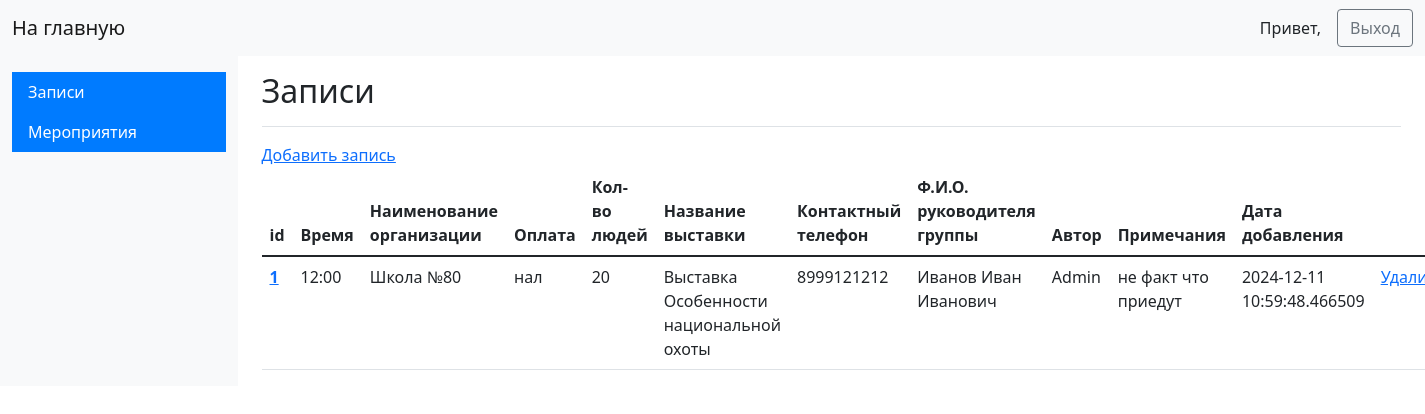
Page /admin/goods/2024-12-21 (signed in) on the committed database.
### app.py (models this page shows, shortened)
class Goods(db.Model):
    __tablename__ = 'goods'
    goods_id = db.Column(name='goods_id', type_=db.Integer(), primary_key=True)
    time = db.Column(db.String(30), nullable=True)
    phone = db.Column(db.String(), nullable=True)
    size_id = db.Column(db.Integer(), nullable=True)
    category_id = db.Column(db.Integer(), nullable=True)
    date = db.Column(db.Integer(), nullable=True)
    peoples = db.Column(db.Integer(), nullable=True)
    orgname = db.Column(db.String(100), nullable=True)
    fio = db.Column(db.String(), nullable=True)
    autor = db.Column(db.String, nullable=False)
    description = db.Column(db.String(), nullable=True)
    created_on = db.Column(db.DateTime(), default=datetime.utcnow)

class Size(db.Model):
    size_id = db.Column(db.Integer, primary_key=True)
    size_name = db.Column(db.String(60), nullable=False)
    created_on = db.Column(db.DateTime(), default=datetime.utcnow)

class Category(db.Model):
    category_id = db.Column(db.Integer, primary_key=True)
    category_name = db.Column(db.String(60), nullable=False)
    created_on = db.Column(db.DateTime(), default=datetime.utcnow)

### app.py (the view)
@app.route('/admin/goods/<string:date>', methods = ['GET'])
def get_good_for_date(date):
    if 'username' not in session:
        return redirect('/admin')
    else:
        goods = Goods.query.filter_by(date=date).all()
        sizes = {}
        categories = {}
        for size in Size.query.order_by(desc(Size.created_on)).all():
            sizes.update({size.size_id: size.size_name})
        for category in Category.query.order_by(desc(Category.created_on)).all():
            categories.update({category.category_id: category.category_name})
        return render_template('goodcard.html', goods=goods,sizes=sizes,categories=categories)

### app.py (called while the page is built)
@login.user_loader
def load_user(id):
    return db.session.get(Admin, int(id))

### templates/goodcard.html
{% extends 'base_admin.html' %}
{% block content %}
        <main class="col-md-9 ms-sm-auto col-lg-10 px-md-4">
            <div class="d-flex justify-content-between flex-wrap flex-md-nowrap align-items-center pt-3 pb-2 mb-3 border-bottom">
                <h1 class="h2">Записи</h1>
            </div>
            <a href="/admin/goods/add">Добавить запись</a>
            <table class="table">
              <thead class="thead-dark">
                <tr>
                  <th scope="col">id</th>
                  <th scope="col">Время</th>
                  <th scope="col">Наименование организации</th>
                  <th scope="col">Оплата</th>
                  <th scope="col">Кол-во людей</th>
                  <th scope="col">Название выставки</th>
                  <th scope="col">Контактный телефон</th>
                  <th scope="col">Ф.И.О. руководителя группы</th>
                  <th scope="col">Автор</th>
                    <th scope="col">Примечания</th>
                  <th scope="col">Дата добавления</th>
                </tr>
              </thead>
              <tbody>
                {% for good in goods %}
                    <tr>
                      <th scope="row">
                          <a href="/admin/goods/{{good.date}}/{{good.goods_id}}">{{ good.goods_id }}</a>
                      </th>
                      <td>{{ good.time }}</td>
                      <td>{{ good.orgname }}</td>
                      <td>{{ sizes.get(good.size_id) }}</td>
                      <td>{{ good.peoples }}</td>
                      <td>{{ categories.get(good.category_id) }}</td>
                      <td>{{ good.phone }}</td>
                      <td>{{ good.fio }}</td>
                      <td>{{ good.autor }}</td>
                      <td>{{ good.description }}</td>
                      <td>{{ good.created_on }}</td>
                      <td>
                          <div class="delete">
                              <a href="/admin/goods/{{good.date}}/{{good.goods_id}}/delete">Удалить</a>
                          </div>
                      </td>
                    </tr>
                {% endfor %}
              </tbody>
            </table>
{% endblock %}

### rows in the picture
Goods: goods_id "1", time "12:00", orgname "Школа №80", peoples "20", phone "8999121212", fio "Иванов Иван Иванович", autor "Admin", description "не факт что приедут", created_on "2024-12-11 10:59:48.466509"
Size: get "нал"
Category: get "Выставка Особенности национальной охоты"
